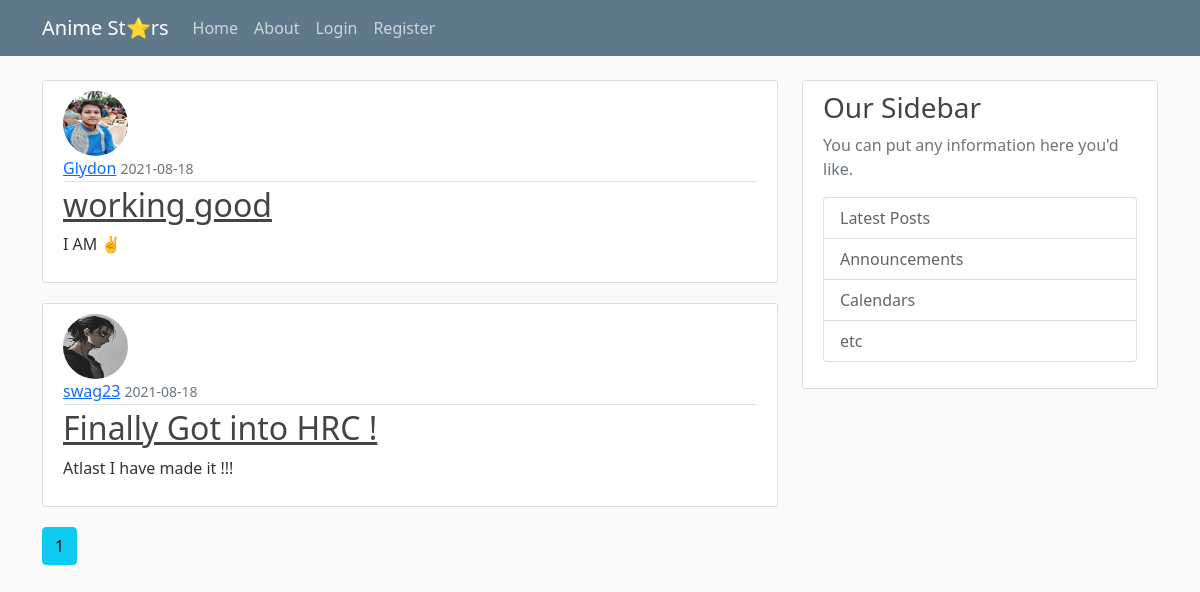
The app's page /home, older data.
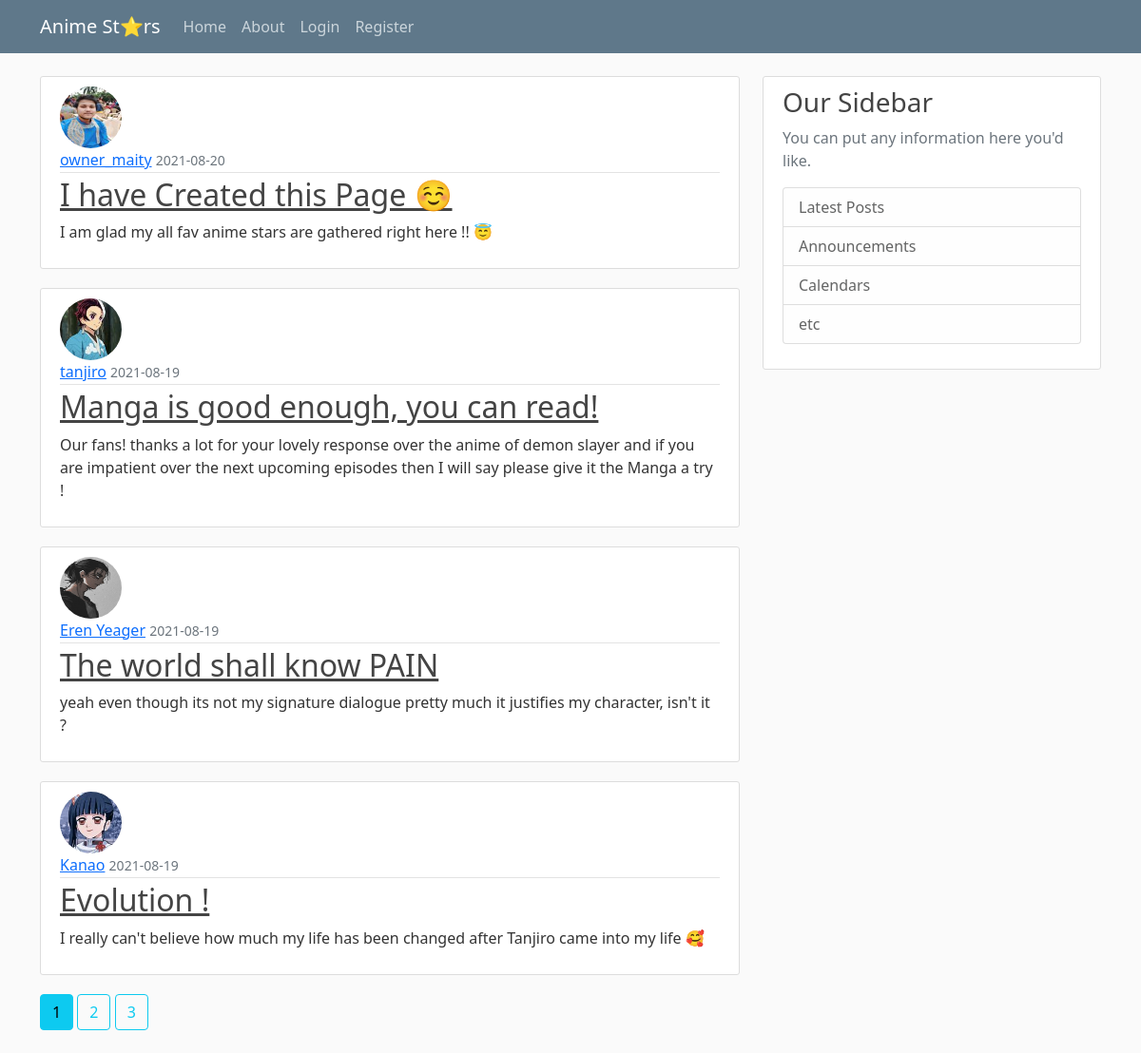
The same page, newer data.
### main/models.py (models this page shows, shortened)
class Post(db.Model):
    id = db.Column(db.Integer, primary_key=True)
    title = db.Column(db.String(100), nullable=False)
    date_posted = db.Column(db.DateTime, nullable=True, default=datetime.utcnow)
    content = db.Column(db.Text, nullable=False)
    user_id = db.Column(db.Integer, db.ForeignKey('user.id'), nullable=False)

class User(db.Model, UserMixin):
    id = db.Column(db.Integer, primary_key=True)
    username = db.Column(db.String(20), unique=True, nullable=False)
    email = db.Column(db.String(120), unique=True, nullable=False)
    image_file = db.Column(db.String(20), nullable=False, default='default.jpg')
    password = db.Column(db.String(60), nullable=False)
    posts = db.relationship('Post', backref='author', lazy=True)

### main/general/routes.py (the view)
@general.route("/")  # these are decorators
@general.route("/home")
def home():
    page = request.args.get('page', 1, type=int)
    posts = Post.query.order_by(Post.date_posted.desc()).paginate(page=page, per_page=4)
    return render_template('home.html', posts=posts)

### main/templates/home.html
{% extends "layout.html" %}
{% block content %}
    {% for post in posts.items %}
       <article class="media content-section">
          <img class="rounded-circle article-img" src="{{ url_for('static', filename='profile_pics/' + post.author.image_file) }}">
          <div class="media-body">
            <div class="article-metadata">
              <a class="mr-2" href="{{ url_for('users.user_post', username=post.author.username) }}">{{ post.author.username }}</a>
              <small class="text-muted">{{ post.date_posted.strftime('%Y-%m-%d') }}</small>
            </div>
            <h2><a class="article-title" href="{{ url_for('posts.post', post_id=post.id) }}">{{ post.title }}</a></h2>
            <p class="article-content">{{ post.content }}</p>
          </div>
       </article>
    {% endfor %}
    {% for page_num in posts.iter_pages(left_edge=1, right_edge=1, left_current=1, right_current=2) %}
        {% if page_num %}
          {% if posts.page == page_num %}
             <a class="btn btn-info mb-4" href="{{ url_for('general.home', page=page_num) }}">{{ page_num }}</a>
          {% else %}
             <a class="btn btn-outline-info mb-4" href="{{ url_for('general.home', page=page_num) }}">{{ page_num }}</a>
          {% endif %}
        {% else %}
            ...
        {% endif %}
    {% endfor %}
{% endblock content %}

Row changes from the older to the newer data that the page shows:
no longer on this page (row edited): Post: image_file (picture), author.username "Glydon", date_posted "2021-08-18", title "working good", content "I AM ✌️"
no longer on this page (row edited): Post: image_file (placeholder picture), author.username "swag23", date_posted "2021-08-18", title "Finally Got into HRC !", content "Atlast I have made it !!!"
added Post: image_file (picture), author.username "owner_maity", date_posted "2021-08-20", title "I have Created this Page ☺️", content "I am glad my all fav anime stars are gathered right here !! 😇"
added Post: image_file (picture), author.username "tanjiro", date_posted "2021-08-19", title "Manga is good enough, you can read!", content "Our fans! thanks a lot for your lovely response over the anime of demon slayer and if you are impatient over the next upcoming episodes then I will say please give it the Manga a try !"
added Post: image_file (placeholder picture), author.username "Eren Yeager", date_posted "2021-08-19", title "The world shall know PAIN", content "yeah even though its not my signature dialogue pretty much it justifies my character, isn't it ?"
added Post: image_file (picture), author.username "Kanao", date_posted "2021-08-19", title "Evolution !", content "I really can't believe how much my life has been changed after Tanjiro came into my life 🥰"
Text that changed along with them:
new list line: "2"
new list line: "3"
